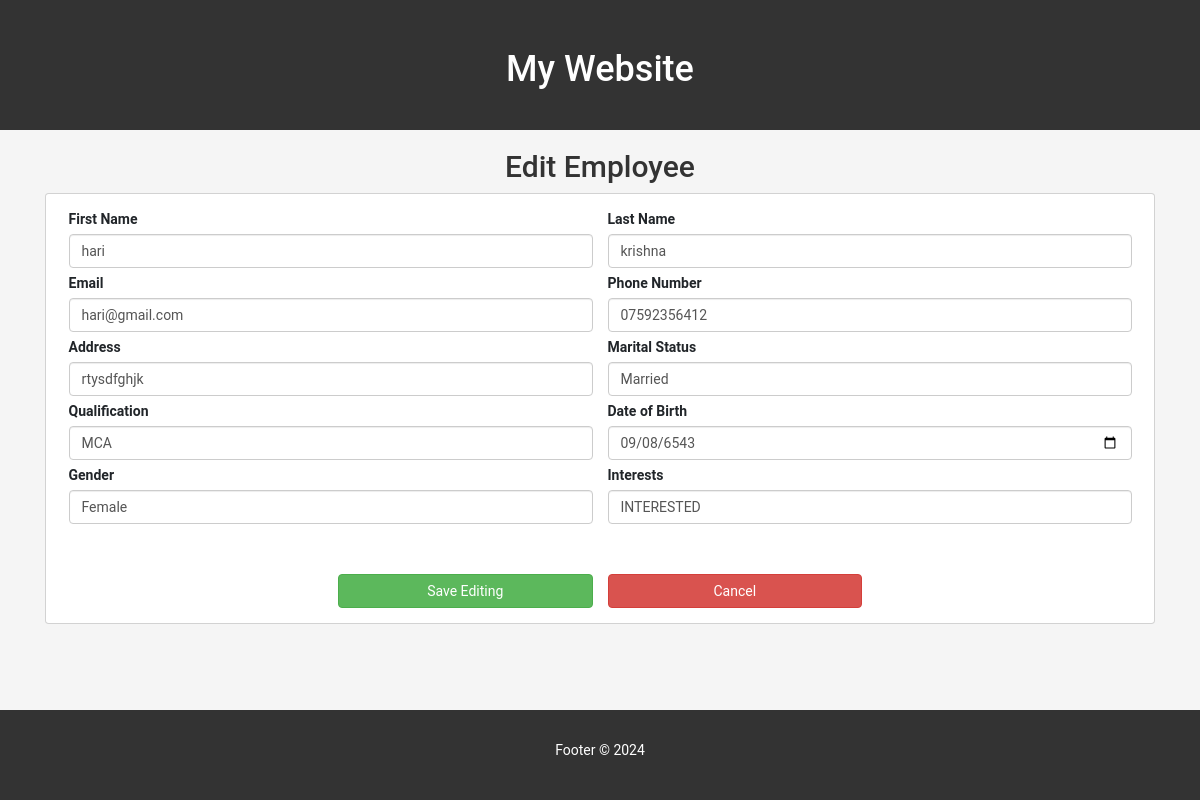
/editemployee/7, run on the app's committed database.
### myapp/models.py (models this page shows, shortened)
class person(models.Model):
    GENDER_CHOICES = [
        ('MALE', 'Male'),
        ('FEMALE', 'Female'),
        ('OTHERS', 'Others'),
    ]
    QUALIFICATION_CHOICES = [
        ('BSC', 'BSc'),
        ('MSC', 'MSc'),
        ('BCA', 'BCA'),
        ('MCA', 'MCA'),
        ('BTECH', 'BTech'),
        ('MTECH', 'MTech'),
    ]
    MARITAL_STATUS_CHOICES = [
        ('MARRIED', 'Married'),
        ('SINGLE', 'Single'),
        ('DIVORCED', 'Divorced'),
        ('WIDOWED', 'Widowed'),
    ]
    INTEREST_CHOICES = [
        ('INTERESTED', 'Interested'),
        ('NOTINTERESTED', 'Not Interested'),
        ('UNDECIDED', 'Undecided'),
    ]
    firstname = models.CharField(max_length=100)
    lastname = models.CharField(max_length=100)
    email = models.EmailField()
    address = models.TextField()
    phonenumber = models.CharField(max_length=15)
    qualifications = models.CharField(max_length=10, choices=QUALIFICATION_CHOICES)
    gender = models.CharField(max_length=10, choices=GENDER_CHOICES)
    dateofbirth = models.DateField()
    maritalstatus = models.CharField(max_length=15, choices=MARITAL_STATUS_CHOICES)
    interests = models.CharField(max_length=15, choices=INTEREST_CHOICES)

### myapp/views.py (the view)
# urls.py: path('editemployee/<wal>',views.editemployee,name='editemployee'),
def editemployee(r,wal):
    obj = person.objects.filter(id=wal).first()
    return render(r,'editemployee.html',{'obj':obj})

### templates/editemployee.html (shortened to what this page needs)
{% extends 'base.html' %}
{% load static %}
{% block content %}
<center>
  <h2>Edit Employee</h2>
</center>
<div class="container">
  <div class="card">
    <div class="card-body">
      <form action="editemployee2/{{obj.id}}" method="post" enctype="multipart/form-data">
        <div class="row">
          <div class="col">
            <label for="inputAddress">First Name</label>
            <input name="firstname" value="{{obj.firstname}}" type="text" class="form-control" placeholder="First Name"
              required>
          </div>
          <div class="col">
            <label for="inputAddress">Last Name</label>
            <input name="lastname" value="{{obj.lastname}}" type="text" class="form-control" placeholder="Last Name"
              required>
          </div>
        </div>
        <div class="row">
          <div class="col">
            <label for="inputAddress">Email</label>
            <input name="email" value="{{obj.email}}" type="email" class="form-control" placeholder="Email" required>
          </div>
          <div class="col">
            <label for="inputAddress">Phone Number</label>
            <input name="phonenumber" value="{{obj.phonenumber}}" type="number" class="form-control"
              placeholder="Phone Number" required>
          </div>
        </div>
        <div class="row">
          <div class="col">
            <label for="inputAddress">Address</label>
            <input name="address" value="{{obj.address}}" type="text" class="form-control" id="inputAddress"
              placeholder="Address" required>
          </div>
          <div class="col">
            <label for="maritalstatus">Marital Status</label>
            <select name="maritalstatus" id="maritalstatus" class="form-control" required>
              <option {% if obj.maritalstatus == 'MARRIED' %} selected {% endif %} value="MARRIED">Married</option>
            </select>
          </div>
        </div>
        <div class="row">
          <div class="col">
            <label for="qualifications">Qualification</label>
            <select name="qualifications" id="qualifications" class="form-control" required>
              <option {% if obj.qualifications == 'MCA' %} selected {% endif %} value="MCA">MCA</option>
            </select>
          </div>
          <div class="col">
            <label for="dateofbirth">Date of Birth</label>
            <input name="dateofbirth" value="{{ obj.dateofbirth|date:'Y-m-d' }}" type="date" class="form-control"
              placeholder="Date of Birth">
          </div>
        </div>
        <div class="row">
          <div class="col">
            <label for="inputAddress">Gender</label>
            <select name="gender" id="inputState" class="form-control" required>
                <option {% if obj.gender == 'FEMALE' %} selected {% endif %} value="FEMALE">Female</option>
            </select>
          </div>
          <div class="col">
            <label for="interests">Interests</label>
            <select name="interests" id="inputState" class="form-control" required>
              <option {% if obj.interests == 'INTERESTED' %} selected {% endif %} value="INTERESTED">INTERESTED</option>
          </select>
          </div>
        </div>
        <br><br>
        <div class="row">
          <div class="col-3"></div>
          <div class="col-3">
            <button type="submit" class="btn btn-success col-12">Save Editing</button>
          </div>
          <div class="col-3">
            <a href="{% url 'index' %}"><button type="button" class="btn btn-danger col-12">Cancel</button></a>
          </div>
          <div class="col-3"></div>
        </div>
    </div>
  </div>
</div>
</div>
{% endblock %}

### templates/base.html (style rules this page uses)
body { font-family: 'Roboto', sans-serif; background-color: #f5f5f5; margin: 0; padding: 0; }

### templates/editemployee.html (style rules this page uses)
.row { margin: 5px; }

### data on the page
person: firstname "hari", lastname "krishna", email "hari@gmail.com", phonenumber "07592356412", address "rtysdfghjk", maritalstatus "Married", qualifications "MCA", dateofbirth "09/08/6543", gender "Female", interests "INTERESTED"
